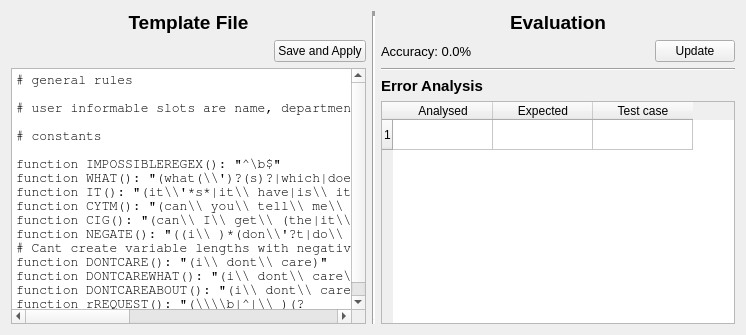
<?xml version="1.0" encoding="UTF-8"?>
<ui version="4.0">
 <class>Form</class>
 <widget class="QWidget" name="Form">
  <property name="geometry">
   <rect>
    <x>0</x>
    <y>0</y>
    <width>746</width>
    <height>335</height>
   </rect>
  </property>
  <property name="windowTitle">
   <string>Form</string>
  </property>
  <layout class="QHBoxLayout" name="horizontalLayout_2">
   <item>
    <layout class="QHBoxLayout" name="horizontalLayout" stretch="1,0,1">
     <item>
      <layout class="QVBoxLayout" name="template_side">
       <item>
        <widget class="QLabel" name="label_5">
         <property name="font">
          <font>
           <pointsize>14</pointsize>
           <weight>75</weight>
           <bold>true</bold>
          </font>
         </property>
         <property name="text">
          <string>Template File</string>
         </property>
         <property name="alignment">
          <set>Qt::AlignCenter</set>
         </property>
        </widget>
       </item>
       <item>
        <layout class="QHBoxLayout" name="horizontalLayout_5">
         <item>
          <spacer name="horizontalSpacer">
           <property name="orientation">
            <enum>Qt::Horizontal</enum>
           </property>
           <property name="sizeHint" stdset="0">
            <size>
             <width>40</width>
             <height>20</height>
            </size>
           </property>
          </spacer>
         </item>
         <item>
          <widget class="QPushButton" name="save_button">
           <property name="text">
            <string>Save and Apply</string>
           </property>
          </widget>
         </item>
        </layout>
       </item>
       <item>
        <widget class="QPlainTextEdit" name="template_content">
         <property name="font">
          <font>
           <family>FreeMono</family>
           <pointsize>10</pointsize>
          </font>
         </property>
         <property name="lineWrapMode">
          <enum>QPlainTextEdit::NoWrap</enum>
         </property>
         <property name="plainText">
          <string># general rules

# user informable slots are name, department and position

# constants

function IMPOSSIBLEREGEX(): &quot;^\b$&quot;
function WHAT(): &quot;(what(\\')?(s)?|which|does|where)(\\ (its|the))*&quot;
function IT(): &quot;(it\\'*s*|it\\ have|is\\ it\\'*s*|is\\ (the|their))(\\ for)*&quot;
function CYTM(): &quot;(can\\ you\\ tell\\ me\\ (the|it\\'*s|their))&quot;
function CIG(): &quot;(can\\ I\\ get\\ (the|it\\'*s|their))&quot;
function NEGATE(): &quot;((i\\ )*(don\\'?t|do\\ not|does\\ not|does\\'?nt)\\ (care|mind|matter)(\\ (about|what))*(\\ (the|it\\'?s*))*)&quot;
# Cant create variable lengths with negative lookback... else merge following:
function DONTCARE(): &quot;(i\\ dont\\ care)&quot;
function DONTCAREWHAT(): &quot;(i\\ dont\\ care\\ what\\ )&quot;
function DONTCAREABOUT(): &quot;(i\\ dont\\ care\\ about\\ )&quot;
function rREQUEST(): &quot;(\\\\b|^|\\ )(?&lt;!{DONTCARE()})({WHAT()}\\ {IT()}|{CYTM()}|{CIG()})&quot;
function WANT(): &quot;(what\\ about|want|have|need|looking\\ for|used\\ for)(\\ a(n)?)*&quot;
function WBG(): &quot;(\\ ((would|seems\\ to)\\ be\\ (good|nice)($|[^\\?]$)|seems\\ (good|nice)($|[^\\?]$)))&quot;
function rINFORM(): &quot;(\\\\b|^|\\ ){WANT()}&quot;
function rINFORM_DONTCARE(): &quot;{DONTCARE()} ((what|which|about)(\\ (it\\'*s*|the))*)+&quot;
function rINFORM_DONTWANT(): &quot;(((i\\ )*(don\\'*t\\ want))|it\\ (shouldn\\'*t|should\\ not)\\ (have|be))+&quot;
# Contextual dontcares: i.e things that should be labelled inform(=dontcare)
function rCONTEXTUAL_DONTCARE(): &quot;(anything(?!\\ else)|((any$|any\\ kind)|(i\\ )*(don\\'?t|do\\ not)\\ (care|know))($|(?!\\ (a?bout|of|what))|(\\ (a?bout|of|what)\\ (type|kind)(?!\\ of))|\\ a?bout\\ (that|this))|(any(thing)?\\ (is\\ )*(fine|ok\\\\b|okay|will\\ do))($|\\ and|\\ but)|(it )?(doesn\\'?t|does not) matter)+&quot;</string>
         </property>
        </widget>
       </item>
      </layout>
     </item>
     <item>
      <widget class="Line" name="line_2">
       <property name="frameShadow">
        <enum>QFrame::Sunken</enum>
       </property>
       <property name="lineWidth">
        <number>5</number>
       </property>
       <property name="orientation">
        <enum>Qt::Vertical</enum>
       </property>
      </widget>
     </item>
     <item>
      <layout class="QVBoxLayout" name="evaluation_side">
       <item>
        <layout class="QHBoxLayout" name="horizontalLayout_3">
         <item>
          <widget class="QLabel" name="label_6">
           <property name="font">
            <font>
             <pointsize>14</pointsize>
             <weight>75</weight>
             <bold>true</bold>
            </font>
           </property>
           <property name="text">
            <string>Evaluation</string>
           </property>
           <property name="alignment">
            <set>Qt::AlignCenter</set>
           </property>
          </widget>
         </item>
        </layout>
       </item>
       <item>
        <layout class="QHBoxLayout" name="horizontalLayout_4">
         <item>
          <widget class="QLabel" name="accuracy">
           <property name="font">
            <font>
             <pointsize>10</pointsize>
            </font>
           </property>
           <property name="text">
            <string>Accuracy: 0.0%</string>
           </property>
          </widget>
         </item>
         <item>
          <spacer name="horizontalSpacer_2">
           <property name="orientation">
            <enum>Qt::Horizontal</enum>
           </property>
           <property name="sizeHint" stdset="0">
            <size>
             <width>40</width>
             <height>20</height>
            </size>
           </property>
          </spacer>
         </item>
         <item>
          <widget class="QPushButton" name="update_button">
           <property name="text">
            <string>Update</string>
           </property>
          </widget>
         </item>
        </layout>
       </item>
       <item>
        <widget class="Line" name="line">
         <property name="orientation">
          <enum>Qt::Horizontal</enum>
         </property>
        </widget>
       </item>
       <item>
        <widget class="QLabel" name="label_4">
         <property name="font">
          <font>
           <pointsize>11</pointsize>
           <weight>75</weight>
           <bold>true</bold>
          </font>
         </property>
         <property name="text">
          <string>Error Analysis</string>
         </property>
        </widget>
       </item>
       <item>
        <widget class="QTableWidget" name="error_table">
         <property name="sizePolicy">
          <sizepolicy hsizetype="MinimumExpanding" vsizetype="MinimumExpanding">
           <horstretch>0</horstretch>
           <verstretch>0</verstretch>
          </sizepolicy>
         </property>
         <property name="editTriggers">
          <set>QAbstractItemView::NoEditTriggers</set>
         </property>
         <property name="dragDropOverwriteMode">
          <bool>false</bool>
         </property>
         <property name="selectionMode">
          <enum>QAbstractItemView::NoSelection</enum>
         </property>
         <property name="cornerButtonEnabled">
          <bool>false</bool>
         </property>
         <attribute name="horizontalHeaderCascadingSectionResizes">
          <bool>true</bool>
         </attribute>
         <attribute name="horizontalHeaderStretchLastSection">
          <bool>false</bool>
         </attribute>
         <attribute name="verticalHeaderCascadingSectionResizes">
          <bool>true</bool>
         </attribute>
         <row>
          <property name="text">
           <string>1</string>
          </property>
         </row>
         <column>
          <property name="text">
           <string>Analysed</string>
          </property>
         </column>
         <column>
          <property name="text">
           <string>Expected</string>
          </property>
         </column>
         <column>
          <property name="text">
           <string>Test case</string>
          </property>
         </column>
        </widget>
       </item>
      </layout>
     </item>
    </layout>
   </item>
  </layout>
 </widget>
 <resources/>
 <connections/>
</ui>
